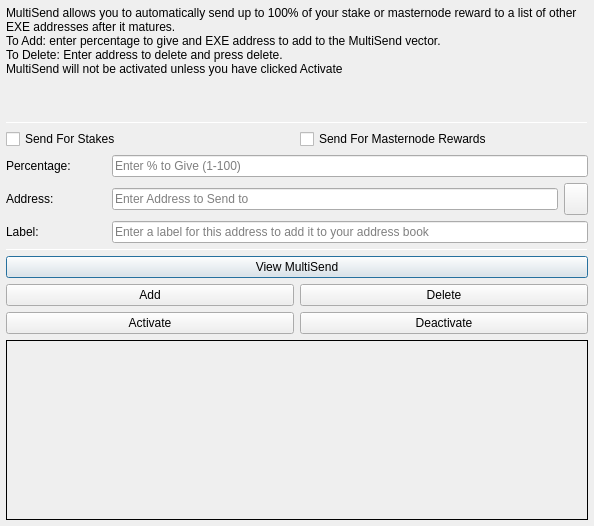
<?xml version="1.0" encoding="UTF-8"?>
<ui version="4.0">
 <class>MultiSendDialog</class>
 <widget class="QDialog" name="MultiSendDialog">
  <property name="windowModality">
   <enum>Qt::NonModal</enum>
  </property>
  <property name="geometry">
   <rect>
    <x>0</x>
    <y>0</y>
    <width>594</width>
    <height>526</height>
   </rect>
  </property>
  <property name="windowTitle">
   <string>MultiSend</string>
  </property>
  <layout class="QVBoxLayout" name="verticalLayout" stretch="0">
   <property name="leftMargin">
    <number>6</number>
   </property>
   <property name="topMargin">
    <number>6</number>
   </property>
   <property name="rightMargin">
    <number>6</number>
   </property>
   <property name="bottomMargin">
    <number>6</number>
   </property>
   <item>
    <layout class="QVBoxLayout" name="verticalLayout_Main" stretch="1,1,1,0,1,1,1">
     <item>
      <widget class="QLabel" name="label_2">
       <property name="lineWidth">
        <number>1</number>
       </property>
       <property name="text">
        <string>MultiSend allows you to automatically send up to 100% of your stake or masternode reward to a list of other EXE addresses after it matures.
To Add: enter percentage to give and EXE address to add to the MultiSend vector.
To Delete: Enter address to delete and press delete.
MultiSend will not be activated unless you have clicked Activate</string>
       </property>
       <property name="alignment">
        <set>Qt::AlignLeading|Qt::AlignLeft|Qt::AlignTop</set>
       </property>
       <property name="wordWrap">
        <bool>true</bool>
       </property>
      </widget>
     </item>
     <item>
      <widget class="Line" name="line">
       <property name="minimumSize">
        <size>
         <width>0</width>
         <height>1</height>
        </size>
       </property>
       <property name="maximumSize">
        <size>
         <width>16777215</width>
         <height>1</height>
        </size>
       </property>
       <property name="orientation">
        <enum>Qt::Horizontal</enum>
       </property>
      </widget>
     </item>
     <item>
      <layout class="QVBoxLayout" name="verticalLayout_Settings">
       <item>
        <layout class="QHBoxLayout" name="horizontalLayout">
         <item>
          <widget class="QCheckBox" name="multiSendStakeCheckBox">
           <property name="text">
            <string>Send For Stakes</string>
           </property>
          </widget>
         </item>
         <item>
          <widget class="QCheckBox" name="multiSendMasternodeCheckBox">
           <property name="text">
            <string>Send For Masternode Rewards</string>
           </property>
          </widget>
         </item>
        </layout>
       </item>
       <item>
        <layout class="QHBoxLayout" name="horizontalLayout_6">
         <item>
          <widget class="QLabel" name="label">
           <property name="minimumSize">
            <size>
             <width>100</width>
             <height>0</height>
            </size>
           </property>
           <property name="toolTip">
            <string>Percentage of stake to send</string>
           </property>
           <property name="text">
            <string>Percentage:</string>
           </property>
          </widget>
         </item>
         <item>
          <widget class="QLineEdit" name="multiSendPercentEdit">
           <property name="toolTip">
            <string>Enter whole numbers 1 - 100</string>
           </property>
           <property name="placeholderText">
            <string>Enter % to Give (1-100)</string>
           </property>
          </widget>
         </item>
        </layout>
       </item>
       <item>
        <layout class="QHBoxLayout" name="horizontalLayout_7">
         <item>
          <widget class="QLabel" name="label_5">
           <property name="minimumSize">
            <size>
             <width>100</width>
             <height>0</height>
            </size>
           </property>
           <property name="toolTip">
            <string>Address to send portion of stake to</string>
           </property>
           <property name="text">
            <string>Address:</string>
           </property>
          </widget>
         </item>
         <item>
          <widget class="QLineEdit" name="multiSendAddressEdit">
           <property name="toolTip">
            <string/>
           </property>
           <property name="placeholderText">
            <string>Enter Address to Send to</string>
           </property>
          </widget>
         </item>
         <item>
          <widget class="QToolButton" name="addressBookButton">
           <property name="maximumSize">
            <size>
             <width>16777215</width>
             <height>32</height>
            </size>
           </property>
           <property name="toolTip">
            <string>Choose an address from the address book</string>
           </property>
           <property name="text">
            <string/>
           </property>
           <property name="icon">
            <iconset resource="../excoin.qrc">
             <normaloff>:/icons/address-book</normaloff>:/icons/address-book</iconset>
           </property>
           <property name="shortcut">
            <string>Alt+A</string>
           </property>
          </widget>
         </item>
        </layout>
       </item>
      </layout>
     </item>
     <item>
      <layout class="QHBoxLayout" name="horizontalLayout_3">
       <item>
        <widget class="QLabel" name="label_3">
         <property name="minimumSize">
          <size>
           <width>100</width>
           <height>0</height>
          </size>
         </property>
         <property name="text">
          <string>Label:</string>
         </property>
        </widget>
       </item>
       <item>
        <widget class="QLineEdit" name="labelAddressLabelEdit">
         <property name="placeholderText">
          <string>Enter a label for this address to add it to your address book</string>
         </property>
        </widget>
       </item>
      </layout>
     </item>
     <item>
      <widget class="Line" name="line_2">
       <property name="minimumSize">
        <size>
         <width>0</width>
         <height>1</height>
        </size>
       </property>
       <property name="maximumSize">
        <size>
         <width>16777215</width>
         <height>1</height>
        </size>
       </property>
       <property name="orientation">
        <enum>Qt::Horizontal</enum>
       </property>
      </widget>
     </item>
     <item>
      <layout class="QVBoxLayout" name="verticalLayout_Buttons">
       <item>
        <layout class="QHBoxLayout" name="horizontalLayout_4">
         <item>
          <widget class="QPushButton" name="viewButton">
           <property name="toolTip">
            <string/>
           </property>
           <property name="statusTip">
            <string>View MultiSend Vector</string>
           </property>
           <property name="text">
            <string>View MultiSend</string>
           </property>
          </widget>
         </item>
        </layout>
       </item>
       <item>
        <layout class="QHBoxLayout" name="horizontalLayout_2">
         <item>
          <widget class="QPushButton" name="addButton">
           <property name="toolTip">
            <string/>
           </property>
           <property name="statusTip">
            <string>Add to MultiSend Vector</string>
           </property>
           <property name="text">
            <string>Add</string>
           </property>
          </widget>
         </item>
         <item>
          <widget class="QPushButton" name="deleteButton">
           <property name="toolTip">
            <string/>
           </property>
           <property name="statusTip">
            <string>Delete Address From MultiSend Vector</string>
           </property>
           <property name="text">
            <string>Delete</string>
           </property>
          </widget>
         </item>
        </layout>
       </item>
       <item>
        <layout class="QHBoxLayout" name="horizontalLayout_5">
         <item>
          <widget class="QPushButton" name="activateButton">
           <property name="statusTip">
            <string>Activate MultiSend</string>
           </property>
           <property name="text">
            <string>Activate</string>
           </property>
          </widget>
         </item>
         <item>
          <widget class="QPushButton" name="disableButton">
           <property name="statusTip">
            <string>Deactivate MultiSend</string>
           </property>
           <property name="text">
            <string>Deactivate</string>
           </property>
          </widget>
         </item>
        </layout>
       </item>
      </layout>
     </item>
     <item>
      <widget class="QLabel" name="message">
       <property name="minimumSize">
        <size>
         <width>0</width>
         <height>180</height>
        </size>
       </property>
       <property name="frameShape">
        <enum>QFrame::Panel</enum>
       </property>
       <property name="frameShadow">
        <enum>QFrame::Plain</enum>
       </property>
       <property name="lineWidth">
        <number>1</number>
       </property>
       <property name="midLineWidth">
        <number>1</number>
       </property>
       <property name="text">
        <string/>
       </property>
       <property name="alignment">
        <set>Qt::AlignLeading|Qt::AlignLeft|Qt::AlignTop</set>
       </property>
       <property name="wordWrap">
        <bool>true</bool>
       </property>
      </widget>
     </item>
    </layout>
   </item>
  </layout>
 </widget>
 <resources>
  <include location="../excoin.qrc"/>
 </resources>
 <connections/>
</ui>
